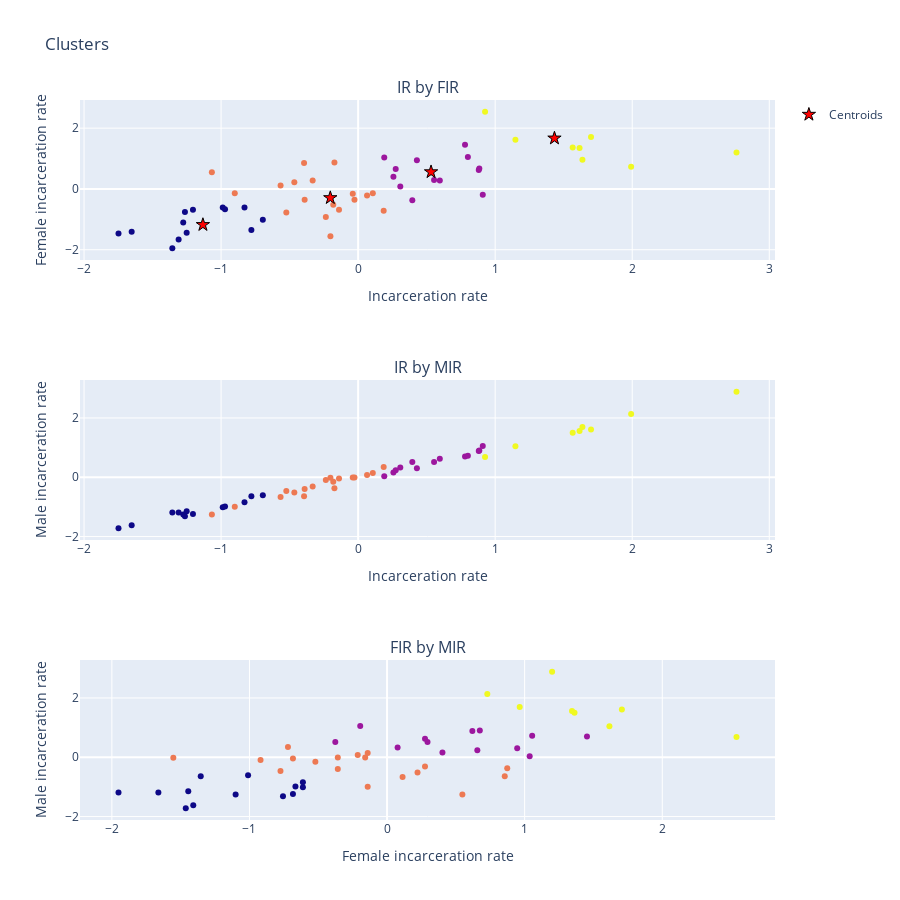

Notebook source saved alongside this figure:
### Code cell
visualizing_results_2d(processData(data_t),n)
